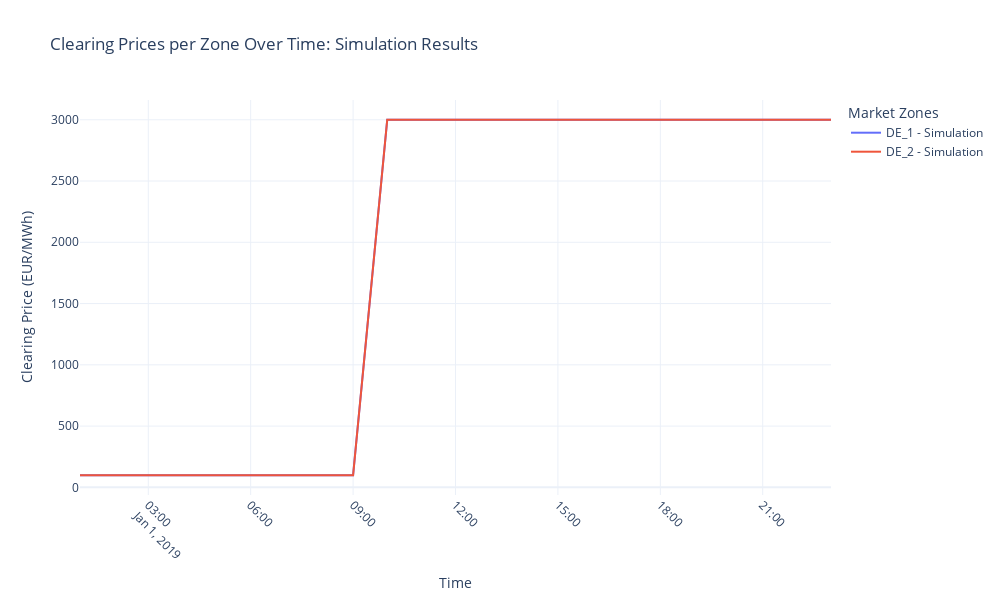

Source (notebook cell):
### Markdown cell above
**Compare the Results**

Next, we use the same code from the market zone tutorial to generate a Plotly graph displaying market clearing prices over time for each zone.

### Code cell
# Import Plotly for creating interactive visualizations
import plotly.graph_objects as go

# Define the path to the simulation output directory
output_dir = "outputs/tutorial_08_zonal_case"
market_meta_path = os.path.join(output_dir, "market_meta.csv")

# Load the market metadata from the CSV file
market_meta = pd.read_csv(market_meta_path, index_col="time", parse_dates=True)
market_meta = market_meta.drop(
    columns=market_meta.columns[0]
)  # Drop the first unnamed column

# Extract unique zones from the "node" column
zones = market_meta["node"].unique()

# Initialize an empty DataFrame to store clearing prices for each zone
clearing_prices_df = pd.DataFrame()

# Populate the DataFrame with clearing prices for each zone
for zone in zones:
    zone_data = market_meta[market_meta["node"] == zone][["price"]]
    zone_data = zone_data.rename(columns={"price": f"{zone}_price"})
    clearing_prices_df = (
        pd.merge(
            clearing_prices_df,
            zone_data,
            left_index=True,
            right_index=True,
            how="outer",
        )
        if not clearing_prices_df.empty
        else zone_data
    )

# Sort the DataFrame by time
clearing_prices_df = clearing_prices_df.sort_index()

# Initialize the Plotly figure
fig = go.Figure()

# Plot clearing prices for each zone
for zone in zones:
    fig.add_trace(
        go.Scatter(
            x=clearing_prices_df.index,
            y=clearing_prices_df[f"{zone}_price"],
            mode="lines",
            name=f"{zone} - Simulation",
            line=dict(width=2),
        )
    )

# Customize the layout for better aesthetics and interaction
fig.update_layout(
    title="Clearing Prices per Zone Over Time: Simulation Results",
    xaxis_title="Time",
    yaxis_title="Clearing Price (EUR/MWh)",
    legend_title="Market Zones",
    xaxis=dict(
        tickangle=45,  # Rotate x-axis labels for readability
        type="date",  # Ensure x-axis is treated as dates
    ),
    hovermode="x unified",  # Unified hover to compare values across zones at the same time
    template="plotly_white",  # Use a clean white background
    width=1000,
    height=600,
)

# Display the interactive plot
fig.show()

### Figure 1 — Plotly figure (JSON) as saved in the notebook; plotly's stock layout.template omitted (floating-point values rounded to 4 significant figures)
{"data": [{"line": {"width": 2}, "mode": "lines", "name": "DE_1 - Simulation", "type": "scatter", "x": ["2019-01-01T01:00:00", "2019-01-01T02:00:00", "2019-01-01T03:00:00", "2019-01-01T04:00:00", "2019-01-01T05:00:00", "2019-01-01T06:00:00", "2019-01-01T07:00:00", "2019-01-01T08:00:00", "2019-01-01T09:00:00", "2019-01-01T10:00:00", "2019-01-01T11:00:00", "2019-01-01T12:00:00", "2019-01-01T13:00:00", "2019-01-01T14:00:00", "2019-01-01T15:00:00", "2019-01-01T16:00:00", "2019-01-01T17:00:00", "2019-01-01T18:00:00", "2019-01-01T19:00:00", "2019-01-01T20:00:00", "2019-01-01T21:00:00", "2019-01-01T22:00:00", "2019-01-01T23:00:00"], "y": [98.93, 98.94, 98.94, 98.94, 98.94, 98.94, 98.94, 98.95, 98.95, 3000, 3000, 3000, 3000, 3000, 3000, 3000, 3000, 3000, 3000, 3000, 3000, 3000, 3000]}, {"line": {"width": 2}, "mode": "lines", "name": "DE_2 - Simulation", "type": "scatter", "x": ["2019-01-01T01:00:00", "2019-01-01T02:00:00", "2019-01-01T03:00:00", "2019-01-01T04:00:00", "2019-01-01T05:00:00", "2019-01-01T06:00:00", "2019-01-01T07:00:00", "2019-01-01T08:00:00", "2019-01-01T09:00:00", "2019-01-01T10:00:00", "2019-01-01T11:00:00", "2019-01-01T12:00:00", "2019-01-01T13:00:00", "2019-01-01T14:00:00", "2019-01-01T15:00:00", "2019-01-01T16:00:00", "2019-01-01T17:00:00", "2019-01-01T18:00:00", "2019-01-01T19:00:00", "2019-01-01T20:00:00", "2019-01-01T21:00:00", "2019-01-01T22:00:00", "2019-01-01T23:00:00"], "y": [98.93, 98.94, 98.94, 98.94, 98.94, 98.94, 98.94, 98.95, 98.95, 3000, 3000, 3000, 3000, 3000, 3000, 3000, 3000, 3000, 3000, 3000, 3000, 3000, 3000]}], "layout": {"height": 600, "hovermode": "x unified", "legend": {"title": {"text": "Market Zones"}}, "title": {"text": "Clearing Prices per Zone Over Time: Simulation Results"}, "width": 1000, "xaxis": {"tickangle": 45, "title": {"text": "Time"}, "type": "date"}, "yaxis": {"title": {"text": "Clearing Price (EUR/MWh)"}}}}
